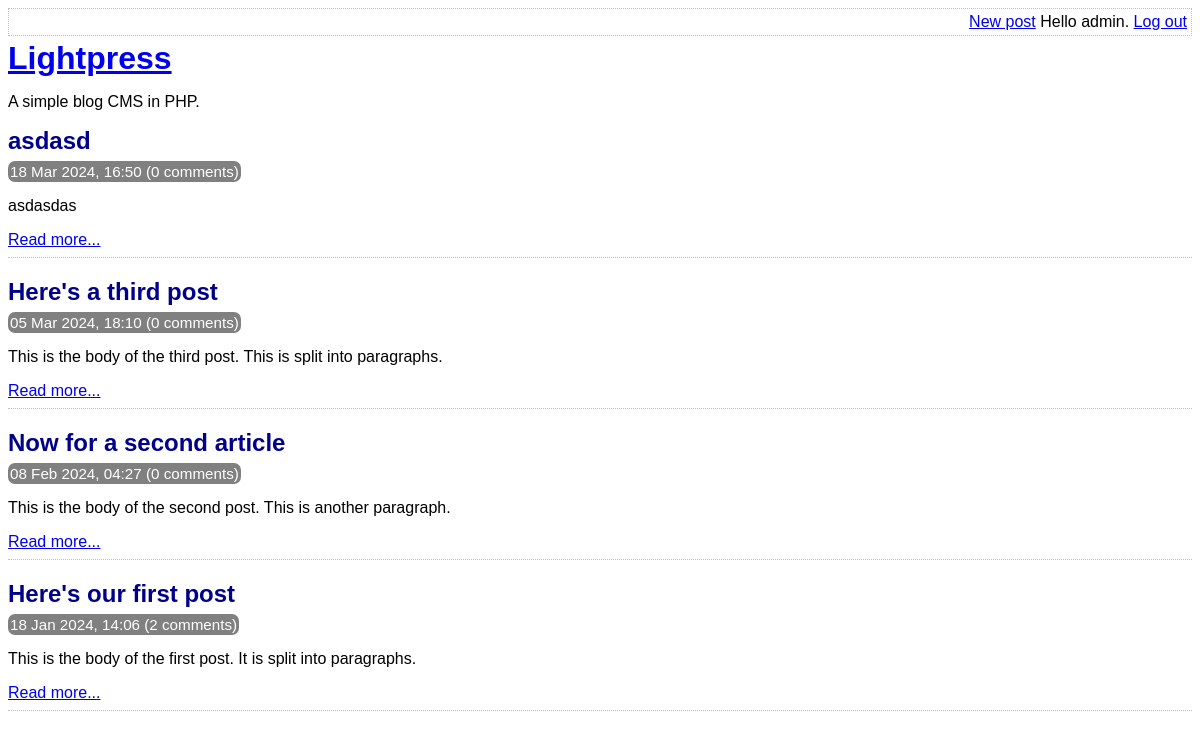
The app's page /index.php (signed in) with its own data.
### tables this page shows
CREATE TABLE post (
	id INTEGER PRIMARY KEY AUTOINCREMENT NOT NULL,
	title VARCHAR NOT NULL,
	body VARCHAR NOT NULL,
	user_id INTEGER NOT NULL,
	created_at VARCHAR NOT NULL,
	updated_at VARCHAR,
	FOREIGN KEY (user_id) REFERENCES user(id)
);

### lib/common.php (called while the page is built, shortened)
<?php
function htmlEscape($html)
{
    return htmlspecialchars($html, ENT_HTML5, 'UTF-8');
}
function convertSqlDate($sqlDate)
{
    $date = DateTime::createFromFormat('Y-m-d H:i:s', $sqlDate);
    return $date->format('d M Y, H:i');
}
function countCommentsForPost(PDO $pdo, $postId)
{
    $sql = "
        SELECT
            COUNT(*) c
        FROM
            comment
        WHERE
            post_id = :post_id
    ";
    $stmt = $pdo->prepare($sql);
    $stmt->execute(
        array('post_id' => $postId, )
    );
    return (int) $stmt->fetchColumn();
}

### index.php (the view, shortened to what this page needs)
<?php
require_once 'lib/common.php';
$pdo = getPDO();
$stmt = $pdo->query(
    'SELECT
        id, title, created_at, body
    FROM
        post
    ORDER BY
        created_at DESC'
);
?>
<!DOCTYPE html>
<html>
    <head>
        <?php require 'templates/head.php' ?>
    </head>
    <body>
        <?php require 'templates/title.php' ?>
        <div class="post-list">
            <?php while ($row = $stmt->fetch(PDO::FETCH_ASSOC)): ?>
                <div class="post-synopsis">
                    <h2>
                        <?php echo htmlEscape($row['title']) ?>
                    </h2>
                    <div class="meta">
                        <?php echo convertSqlDate($row['created_at']) ?>
                        (<?php echo countCommentsForPost($pdo, $row['id']) ?> comments)
                    </div>
                    <p>
                        <?php echo htmlEscape($row['body']) ?>
                    </p>
                    <div class="read-more">
                        <a
                            href="view-post.php?post_id=<?php echo $row['id'] ?>"
                        >Read more...</a>
                    </div>
                </div>
            <?php endwhile ?>
        </div>
    </body>
</html>

### assets/main.css (style rules this page uses)
h1, h2, h3 { margin-top: 0; margin-bottom: 8px; }
body { font-family: sans-serif; }
.post-synopsis { padding-bottom: 8px; border-bottom: 1px dotted silver; margin-bottom: 20px; }
.post-synopsis h2, .post h2 { color: darkblue; }
.post .date, .post-synopsis .meta { color: white; background-color: grey; border-radius: 7px; padding: 2px; display: inline; font-size: 0.95em; }

### records on screen
post: title "asdasd", created_at "18 Mar 2024, 16:50", id "0", body "asdasdas"
post: title "Here's a third post", created_at "05 Mar 2024, 18:10", id "0", body "This is the body of the third post. This is split into paragraphs."
post: title "Now for a second article", created_at "08 Feb 2024, 04:27", id "0", body "This is the body of the second post. This is another paragraph."
post: title "Here's our first post", created_at "18 Jan 2024, 14:06", id "2", body "This is the body of the first post. It is split into paragraphs."

### other values on screen
htmlEscape(getAuthUser()) "admin"
